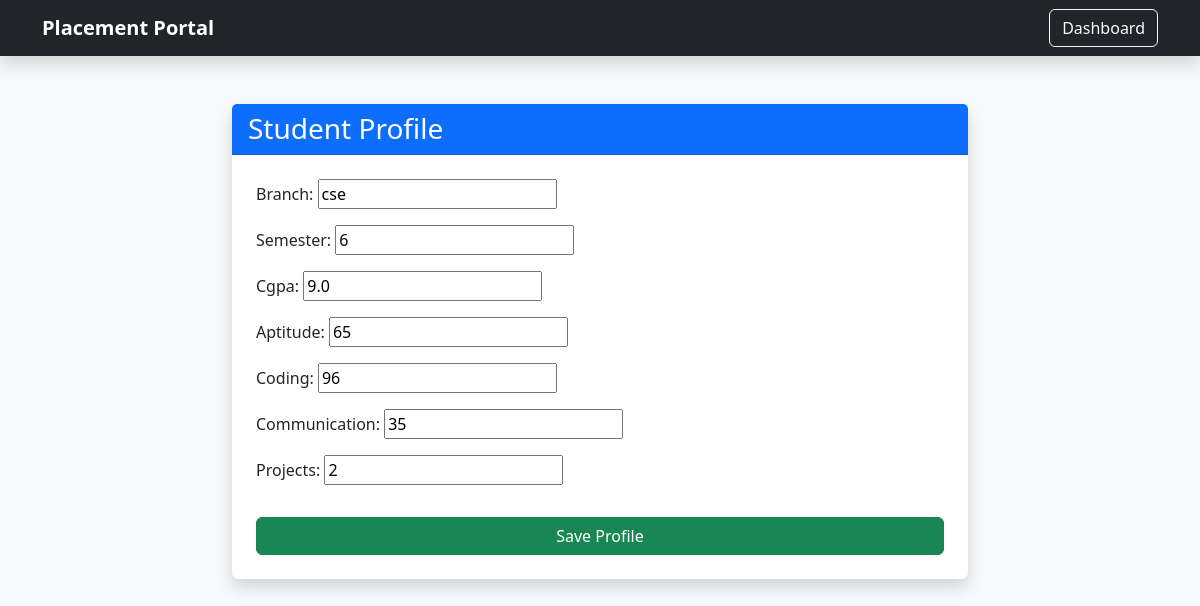
/profile/ (signed in), run on the app's committed database.
### students/models.py (models this page shows)
class Student(models.Model):
    user = models.OneToOneField(
        User,
        on_delete=models.CASCADE,
        null=True,
        blank=True
    )
    name = models.CharField(max_length=100)
    email = models.EmailField(unique=True)
    password = models.CharField(max_length=100)
    branch = models.CharField(max_length=50, blank=True)
    semester = models.IntegerField(default=1)
    cgpa = models.FloatField(default=0)
    aptitude = models.IntegerField(default=0)
    coding = models.IntegerField(default=0)
    communication = models.IntegerField(default=0)
    projects = models.IntegerField(default=0)
    def __str__(self):
        return self.name

### students/views.py (the view)
# urls.py: path('profile/', views.profile, name='profile'),
def profile(request):
    student = Student.objects.filter(
        user=request.user
    ).first()
    print("Current student:", student)
    if request.method == 'POST':
        form = StudentProfileForm(
            request.POST,
            instance=student
        )
        if form.is_valid():
            profile = form.save(commit=False)
            profile.user = request.user
            profile.save()
            return redirect('/dashboard/')
    else:
        form = StudentProfileForm(
            instance=student
        )
    return render(
        request,
        'profile.html',
        {
            'form': form
        }
    )

### students/forms.py
class StudentProfileForm(forms.ModelForm):
    class Meta:
        model = Student
        fields = [
            'branch',
            'semester',
            'cgpa',
            'aptitude',
            'coding',
            'communication',
            'projects'
        ]

### templates/profile.html (shortened to what this page needs)
<!DOCTYPE html>
<html>
<head>
<link href="https://cdn.jsdelivr.net/npm/bootstrap@5.3.3/dist/css/bootstrap.min.css"
      rel="stylesheet">
<link rel="stylesheet"
href="https://cdn.jsdelivr.net/npm/bootstrap-icons@1.11.3/font/bootstrap-icons.min.css">
</head>
<body class="bg-light">
<nav class="navbar navbar-dark bg-dark shadow">
    <div class="container">
        <a class="navbar-brand fw-bold"
           href="/dashboard/">
            Placement Portal
        </a>
        <a href="/dashboard/"
           class="btn btn-outline-light">
            Dashboard
        </a>
    </div>
</nav>
<div class="container mt-5">
    <div class="row justify-content-center">
        <div class="col-lg-8">
            <div class="card shadow border-0">
                <div class="card-header bg-primary text-white">
                    <h3 class="mb-0">
                        Student Profile
                    </h3>
                </div>
                <div class="card-body p-4">
                    <form method="POST">
                        {{ form.as_p }}
                        <button
                            type="submit"
                            class="btn btn-success w-100 mt-3">
                            Save Profile
                        </button>
                    </form>
                </div>
            </div>
        </div>
    </div>
</div>
</body>
</html>

### templates/profile.html (style rules this page uses)
body { background:#f5f7fb; }

### data on the page
Student: branch "cse", semester "6", cgpa "9.0", aptitude "65", coding "96", communication "35", projects "2"
